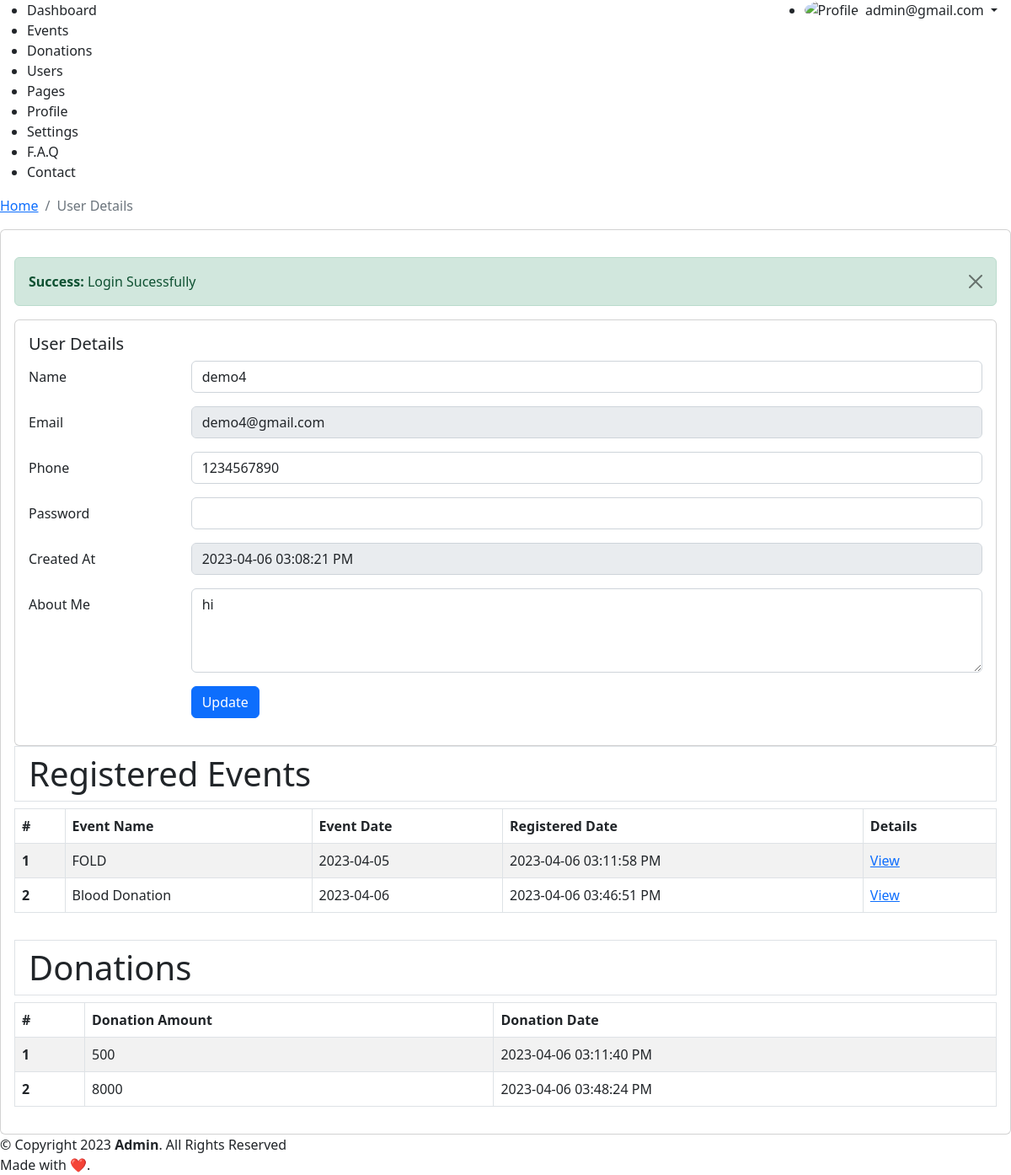
Page /admin/user.php?user_id=7 (signed in) on the committed database.
### tables this page shows
CREATE TABLE `tbl_users` (
  `id` int(11) NOT NULL,
  `name` varchar(255) NOT NULL,
  `email` varchar(255) NOT NULL,
  `password` varchar(255) NOT NULL,
  `phone` varchar(13) NOT NULL,
  `aboutme` text NOT NULL,
  `role` int(11) NOT NULL DEFAULT '1' COMMENT '0-admin\r\n1-user',
  `created_at` varchar(255) NOT NULL
);

CREATE TABLE `tbl_event_register` (
  `id` int(11) NOT NULL,
  `event_id` int(11) NOT NULL,
  `user_id` int(11) NOT NULL,
  `date` varchar(255) NOT NULL
);

CREATE TABLE `tbl_events` (
  `id` int(11) NOT NULL,
  `name` varchar(255) NOT NULL,
  `description` text NOT NULL,
  `date` varchar(255) NOT NULL
);

CREATE TABLE `tbl_donation` (
  `id` int(11) NOT NULL,
  `donation` float NOT NULL,
  `user_id` int(11) NOT NULL,
  `date` varchar(255) NOT NULL
);

### admin/user.php (the view, shortened to what this page needs)
<?php require_once (dirname(__DIR__)) . "/config/conn.php"; ?>
<?php
$helper->IsAccessibleByAdmin();
if(isset($_GET['user_id']) && !empty($_GET['user_id'])){
    $user_id = $_GET['user_id'];
    $sqlUserChk = "SELECT a.* FROM tbl_users a WHERE a.id = $user_id";
    $resultUserChk = $conn -> query($sqlUserChk);
    $rowUser = $resultUserChk -> fetch_assoc();
} else {
    $helper->Redirect(ADMIN_URL . "users.php");
}
$sqlUserEvents = "SELECT a.*, b.date AS reg_date  FROM tbl_events a JOIN tbl_event_register b ON a.id = b.event_id JOIN tbl_users C ON b.user_id=c.id WHERE b.user_id = $user_id";
$resultUserEvents = $conn -> query($sqlUserEvents);
$rowUserEvents = $resultUserEvents -> fetch_all(MYSQLI_ASSOC);
$sqlUserDonations = "SELECT a.* FROM tbl_donation a WHERE a.user_id = $user_id;";
$resultUserDonations = $conn -> query($sqlUserDonations);
$rowUserDonations = $resultUserDonations -> fetch_all(MYSQLI_ASSOC);
?>
<?php
require_once __DIR__ . "/include/layout-start.php";
?>
<section class="section">
    <div class="card">
        <div class="card-body">
            <h5 class="card-title">User Details</h5>
            <form method="post">
                <div class="row mb-3">
                    <label for="inputText" class="col-sm-2 col-form-label">Name</label>
                    <div class="col-sm-10">
                    <input type="text" name="name" class="form-control" value="<?=$rowUser["name"]?>" required>
                    </div>
                </div>
                <div class="row mb-3">
                    <label for="inputText" class="col-sm-2 col-form-label">Email</label>
                    <div class="col-sm-10">
                    <input type="email" name="email" class="form-control" value="<?=$rowUser["email"]?>" required disabled>
                    </div>
                </div>
                <div class="row mb-3">
                    <label for="inputText" class="col-sm-2 col-form-label">Phone</label>
                    <div class="col-sm-10">
                    <input type="text" name="phone" class="form-control" value="<?=$rowUser["phone"]?>" required>
                    </div>
                </div>
                <div class="row mb-3">
                    <label for="inputText" class="col-sm-2 col-form-label">Password</label>
                    <div class="col-sm-10">
                    <input type="password" name="password" class="form-control" value="">
                    </div>
                </div>
                <div class="row mb-3">
                    <label for="inputDate" class="col-sm-2 col-form-label">Created At</label>
                    <div class="col-sm-10">
                    <input type="text" name="date" class="form-control" value="<?=$rowUser["created_at"]?>" required disabled>
                    </div>
                </div>
                <div class="row mb-3">
                    <label for="inputPassword" class="col-sm-2 col-form-label">About Me</label>
                    <div class="col-sm-10">
                    <textarea class="form-control" name="aboutme" style="height: 100px" required><?=$rowUser["aboutme"]?></textarea>
                    </div>
                </div>
                <div class="row mb-3">
                    <label class="col-sm-2 col-form-label"></label>
                    <div class="col-sm-10">
                    <button type="submit" name="update" class="btn btn-primary">Update</button>
                    </div>
                </div>
            </form>
        </div>
    </div>
</section>
<div class="table-responsive">
    <h1 class="py-2 px-3 border border-1">Registered Events</h1>
    <table class="table table-bordered  table-striped">
        <thead>
            <tr>
                <th scope="col">#</th>
                <th scope="col">Event Name</th>
                <th scope="col">Event Date</th>
                <th scope="col">Registered Date</th>
                <th scope="col">Details</th>
            </tr>
        </thead>
        <tbody>
            <?php
            $sl = 0;
            foreach ($rowUserEvents as $key => $value) {
                $sl++;
            ?>
                <tr>
                    <th scope="row"><?=$sl?></th>
                    <td><?=$value['name']?></td>
                    <td><?=$value['date']?></td>
                    <td><?=$value['reg_date']?></td>
                    <td>
                        <a href="<?=ADMIN_URL?>eventDetails.php?event_id=<?=$value['id']?>">
                            View
                        </a>
                    </td>
                </tr>
            <?php } ?>
        </tbody>
    </table>
</div>
<div class="table-responsive mt-3">
    <h1 class="py-2 px-3 border border-1">Donations</h1>
    <table class="table table-bordered  table-striped">
        <thead>
            <tr>
                <th scope="col">#</th>
                <th scope="col">Donation Amount</th>
                <th scope="col">Donation Date</th>
            </tr>
        </thead>
        <tbody>
            <?php
            $sl = 0;
            foreach ($rowUserDonations as $key => $value) {
                $sl++;
            ?>
                <tr>
                    <th scope="row"><?=$sl?></th>
                    <td><?=$value['donation']?></td>
                    <td><?=$value['date']?></td>
                </tr>
            <?php } ?>
        </tbody>
    </table>
</div>
<?php require_once __DIR__ . "/include/layout-end.php"; ?>

### rows in the picture
tbl_users: name "demo4", email "demo4@gmail.com", phone "1234567890", date "2023-04-06 03:08:21 PM", aboutme "hi"
tbl_event_register: event.name "FOLD", event.date "2023-04-05", date "2023-04-06 03:11:58 PM"
tbl_event_register: event.name "Blood Donation", event.date "2023-04-06", date "2023-04-06 03:46:51 PM"
tbl_donation: donation "500", date "2023-04-06 03:11:40 PM"
tbl_donation: donation "8000", date "2023-04-06 03:48:24 PM"

### other values in the picture
$_SESSION['email'] "admin@gmail.com"
$title "User Details"
$_SESSION['sucmsg'] "Login Sucessfully"
